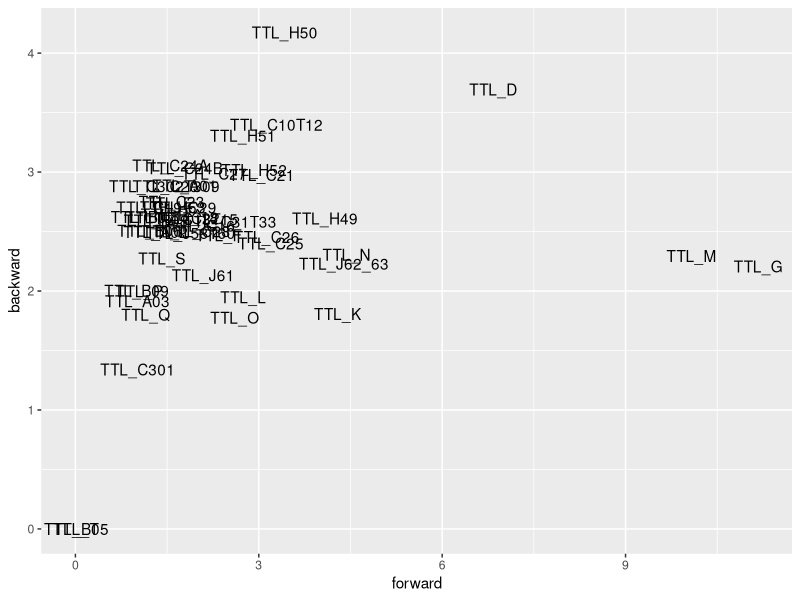

Generate this figure with R:
library(tidyverse)

rm(list = ls())
CHE2022ttl <- read_csv("CHE2022ttl.csv") |> 
  column_to_rownames(var = "...1")

# extract inter-industry transaction flow matrix
Z = CHE2022ttl[1:50, 1:50] |> 
  as.matrix()

# extract total output of each sector
x = CHE2022ttl[1:50, "TOTAL"] |> 
  as.vector()

x_hat_inverse <- diag(1/x, ncol = 50) # x^hat^-1

A = Z%*%x_hat_inverse

A[, 4] <- 0

# computation check: Ax + f should sum to x, with f the sum of final demand external to Z 

f = CHE2022ttl[, 51:58] |> 
  as.matrix() |> 
  apply(1, sum) |> 
  as.matrix()

f = f[1:50]

x_check <- A%*%x + f # does not really sum to x...


# Compute leontief matrix (I-A)^-1

L = solve(diag(50)- A)
L[, 4] = 0
L[,50] = 0

sectors = rownames(CHE2022ttl)

rownames(L) <- sectors[1:50]

# forward linkages: rowsums of the L

forward_linkages = apply(L,1, sum) |> as.matrix()
backward_linkages = apply(L,2, sum) |> as.matrix()

linkages <- cbind(forward_linkages, backward_linkages) |> 
  as_tibble() |> 
  rename(
    "forward" = V1,
    "backward" = V2
  ) |> 
  mutate(
    sector = sectors[1:50]
  )


linkages |> 
  ggplot(aes(x = forward, y = backward, label = sector))+
  geom_text()
